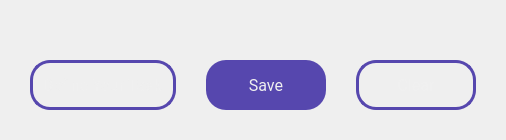
              <widget class="QWidget" name="task_managment_content_WidgetPage">
               <layout class="QGridLayout" name="gridLayout_5">
                <property name="leftMargin">
                 <number>30</number>
                </property>
                <property name="topMargin">
                 <number>30</number>
                </property>
                <property name="rightMargin">
                 <number>30</number>
                </property>
                <property name="bottomMargin">
                 <number>30</number>
                </property>
                <property name="spacing">
                 <number>30</number>
                </property>
                <item row="1" column="1">
                 <widget class="QPushButton" name="save_pushButton">
                  <property name="minimumSize">
                   <size>
                    <width>120</width>
                    <height>50</height>
                   </size>
                  </property>
                  <property name="font">
                   <font>
                    <family>Roboto</family>
                    <pointsize>12</pointsize>
                   </font>
                  </property>
                  <property name="styleSheet">
                   <string notr="true">QPushButton{
border: none;
border-radius: 20px;
color: #f0f0f0;
background-color: #5647ae;
}

QPushButton:hover {
	background-color: #483d94;
}
</string>
                  </property>
                  <property name="text">
                   <string>Save</string>
                  </property>
                 </widget>
                </item>
                <item row="1" column="0">
                 <widget class="QLineEdit" name="lineEdit">
                  <property name="minimumSize">
                   <size>
                    <width>0</width>
                    <height>50</height>
                   </size>
                  </property>
                  <property name="font">
                   <font>
                    <family>Roboto</family>
                    <pointsize>12</pointsize>
                   </font>
                  </property>
                  <property name="styleSheet">
                   <string notr="true">
border: solid ;
border-color: #5647ae;
border-width: 3px;
border-radius: 20px;
color: #f0f0f0;
background-color: rgba(0,0,0,0);
</string>
                  </property>
                  <property name="text">
                   <string/>
                  </property>
                  <property name="cursorPosition">
                   <number>0</number>
                  </property>
                  <property name="alignment">
                   <set>Qt::AlignLeading|Qt::AlignLeft|Qt::AlignVCenter</set>
                  </property>
                  <property name="placeholderText">
                   <string>  Define Your Task</string>
                  </property>
                 </widget>
                </item>
                <item row="1" column="2">
                 <widget class="QPushButton" name="clear_pushButton">
                  <property name="minimumSize">
                   <size>
                    <width>120</width>
                    <height>50</height>
                   </size>
                  </property>
                  <property name="font">
                   <font>
                    <family>Roboto</family>
                    <pointsize>12</pointsize>
                   </font>
                  </property>
                  <property name="layoutDirection">
                   <enum>Qt::LeftToRight</enum>
                  </property>
                  <property name="styleSheet">
                   <string notr="true">QPushButton{
border: solid ;
border-color: #5647ae;
border-width: 3px;
border-radius: 20px;
color: #f0f0f0;
background-color: rgba(0,0,0,0);
}

QPushButton:hover{
background-color: rgba( 86, 71, 174, 0.16)
}</string>
                  </property>
                  <property name="text">
                   <string>Clear</string>
                  </property>
                 </widget>
                </item>
                <item row="0" column="0" colspan="3">
                 <widget class="QFrame" name="checkbox_frame">
                  <property name="frameShape">
                   <enum>QFrame::StyledPanel</enum>
                  </property>
                  <property name="frameShadow">
                   <enum>QFrame::Raised</enum>
                  </property>
                 </widget>
                </item>
               </layout>
              </widget>
